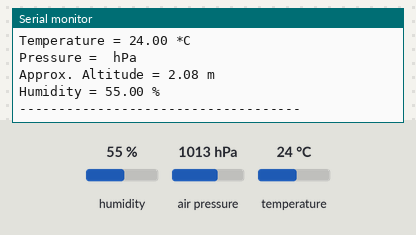
The sketch below on a simulated Arduino Uno, built with avr-gcc and run on an emulated ATmega328P. On the bench: the last lines printed to the serial monitor. The test bench sets the inputs (shaded band); at power-on: humidity 55 %, air pressure 1013 hPa, temperature 24 °C.

Above: at 2.9 s.
3.0 s: humidity set to 22 %
At 5.4 s:
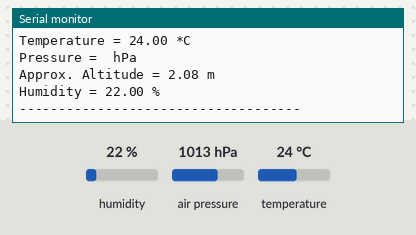
5.8 s: air pressure set to 952 hPa
At 6.9 s:
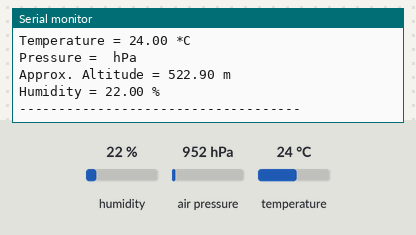

The sketch:

sketch_jun9a.ino
```cpp
#include <Wire.h>
#include <Adafruit_Sensor.h>
#include <Adafruit_BME280.h>

#define SEALEVELPRESSURE_HPA (1013.25)

Adafruit_BME280 bme;

void setup() {
  Serial.begin(9600);
  while(!Serial);

  Serial.println(F("BME280 test"));
  if (!bme.begin(0x76)) {
    Serial.println("Could not find a valid BME280 sensor");
    while (1);
  }
  Serial.println("-- Sensor Ready --");
  Serial.println();
}

void loop() {
  printValues();
  delay(2000);
}

void printValues() {
  Serial.print("Temperature = ");
  Serial.print(bme.readTemperature());
  Serial.println(" *C");
  Serial.print("Pressure = ");
 // Serial.print(bme.readPressure() / 100.0F); // แปลงหน่วยเป็น hPa
  Serial.println(" hPa");
  Serial.print("Approx. Altitude = ");
  Serial.print(bme.readAltitude(SEALEVELPRESSURE_HPA));
  Serial.println(" m");
  Serial.print("Humidity = ");
  Serial.print(bme.readHumidity());
  Serial.println(" %");
  Serial.println("------------------------------------");
}
```

Measured:
- after the input at 3.0 s, the serial monitor: prints a new line after 1.2 s (image 1)
- after the input at 5.8 s, the serial monitor: prints a new line after 0.47 s (image 2)
